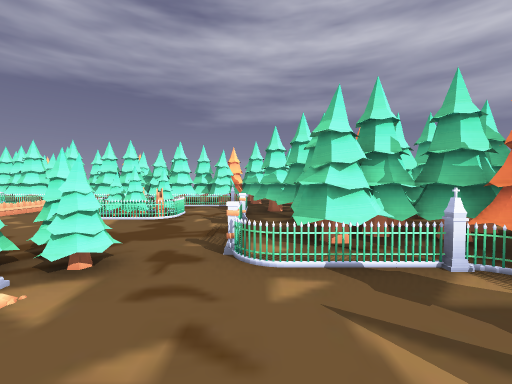
view 1 (above)

23 first-person views from a walk through a level from a Godot 3-D game. The camera is 1.5 m above the floor, tilts 2° down and sees 90° across. The floor is counted in squares, 2 m on a side. Each view is taken from the middle of a square. On the plan, view 1 faces up. The plan holds only what a view shows up to about 9 squares ahead; the rest is blank. The place goes on beyond the plan. Door leaves are left out where a doorway can be walked through.

view 2
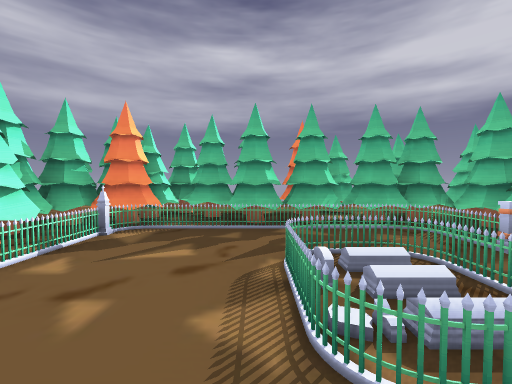

view 3
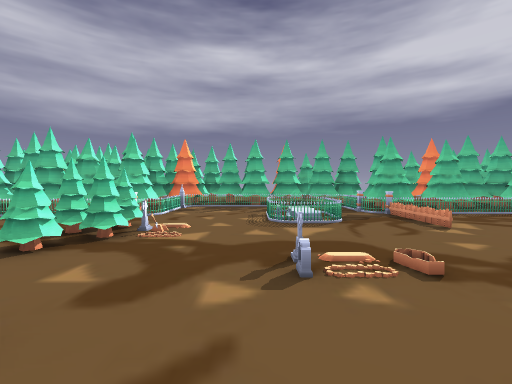

view 4
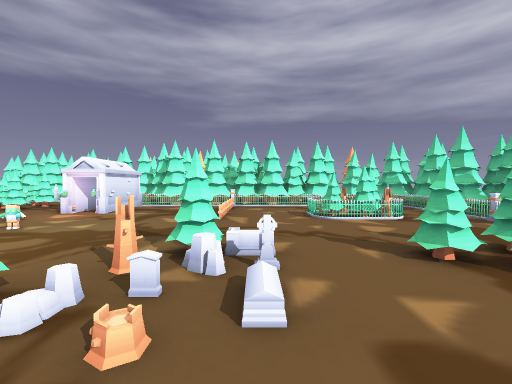

view 5
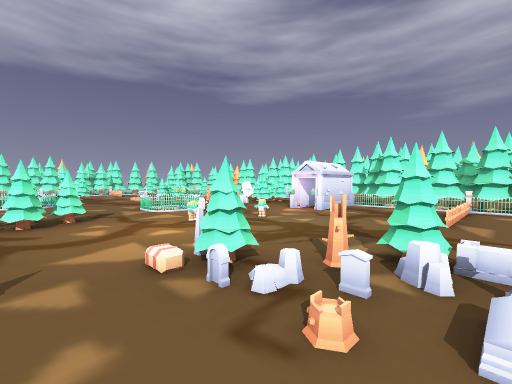

view 6
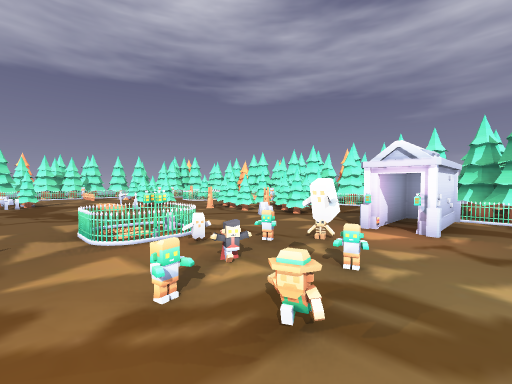

view 7
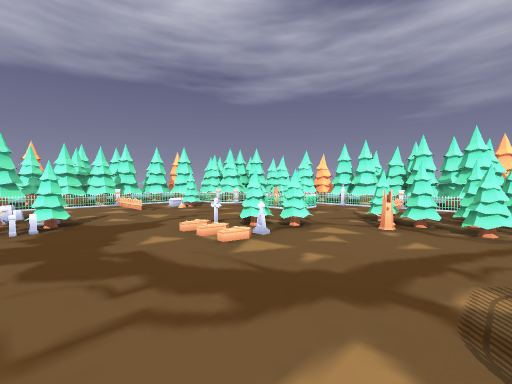

view 8
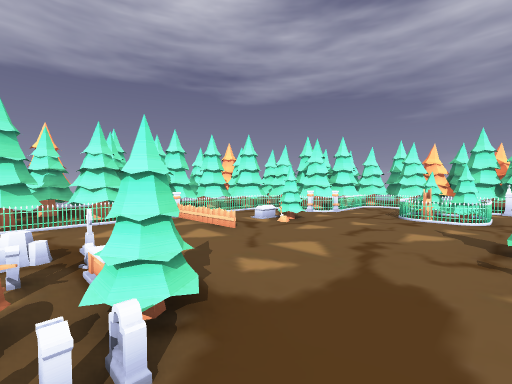

view 9
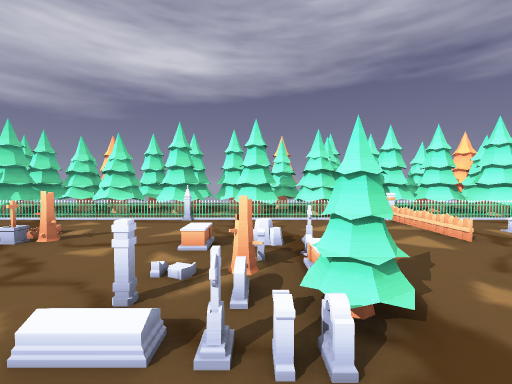

view 10
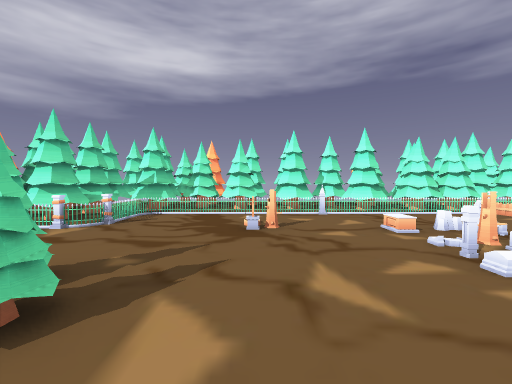

view 11
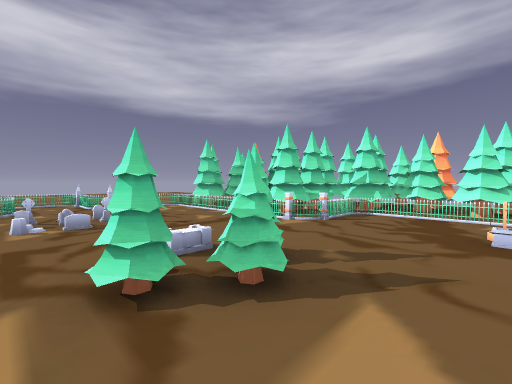

view 12
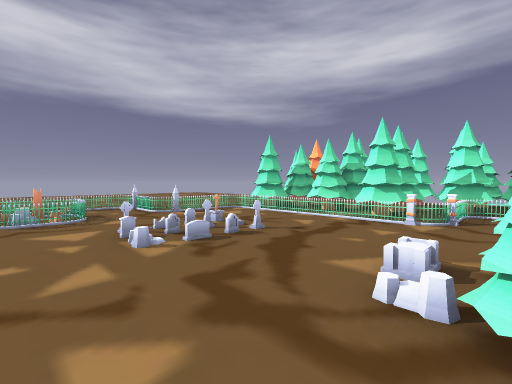

view 13
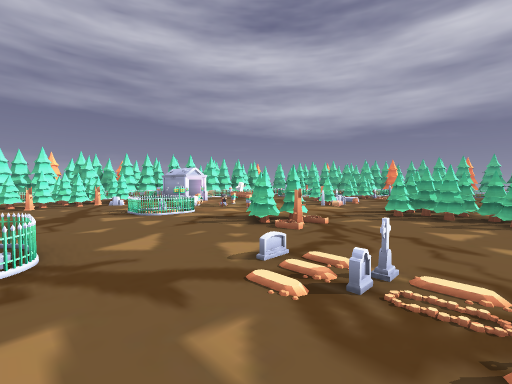

view 14
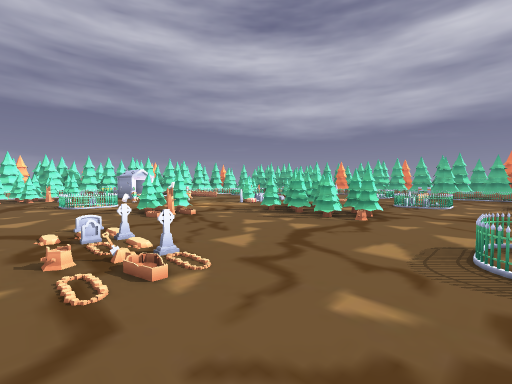

view 15
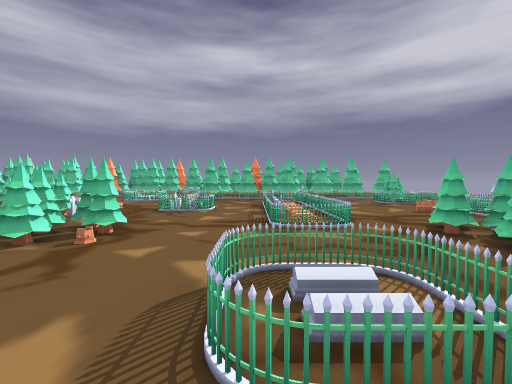

view 16
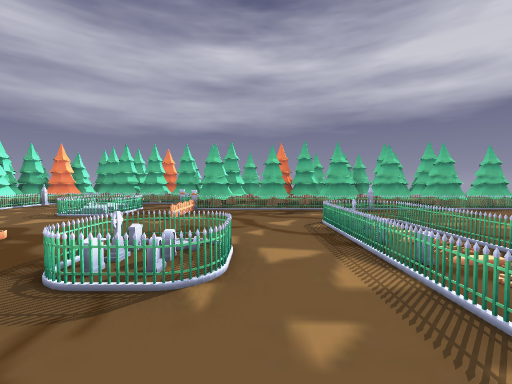

view 17
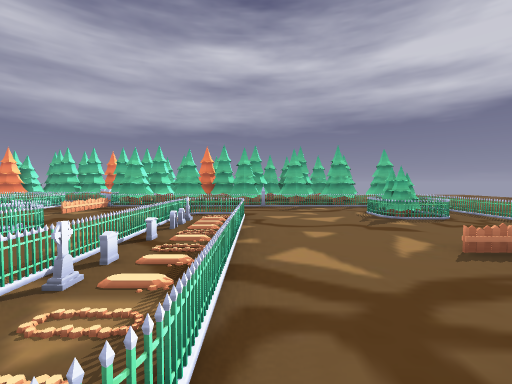

view 18
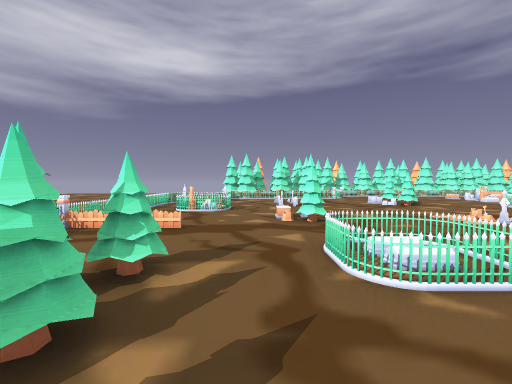

view 19
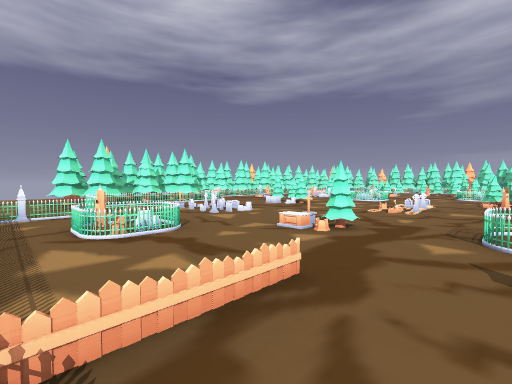

view 20
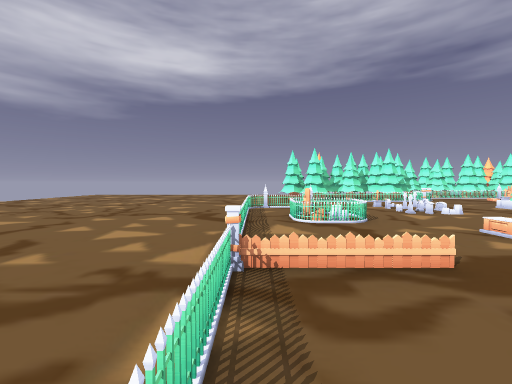

view 21
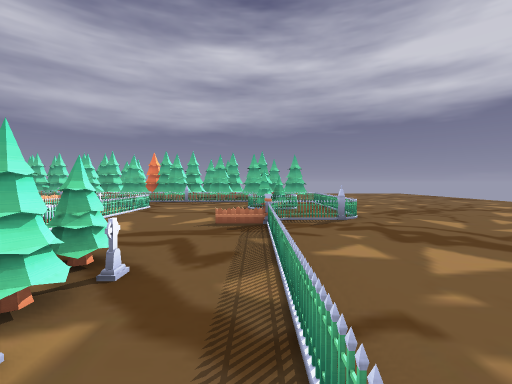

view 22
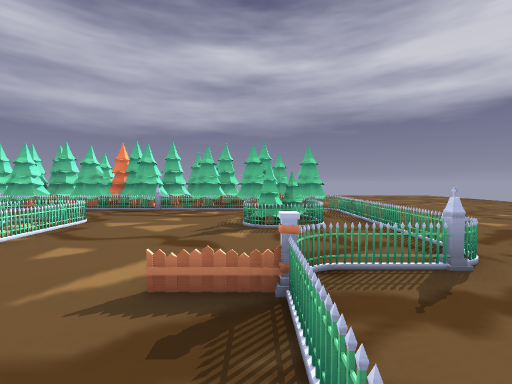

view 23
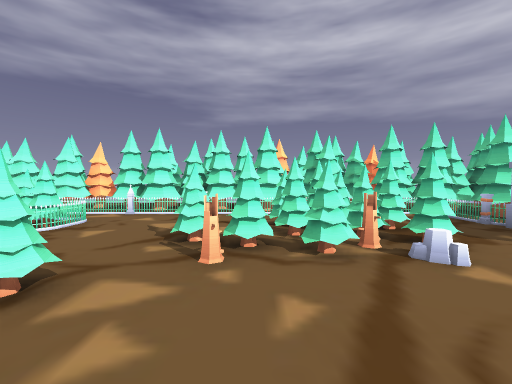

### Floor plan
Key: @ floor where view 1 was taken; # wall or solid block; . floor; D open door; = window, fence, low wall or low ledge; T pine tree; C column; R rock; M tombstone; F fence; P pillar; O other object.
Columns run from 25 left of view 1 to 5 right of it. Each row starts with its distance up from view 1.
 13         #TTTT    O
 12      #####TT#####TT
 11     ###TTTTTT##T#T #
 10     ##..C=O. ..TTT #     O
  9  ####..#.... ..CTTTTTTOO#O
  8 ##T#OOOT....TT..#..O....OT TT
  7 #TT.......#TOT..#........TTOO
  6 TTT..T...#.O.R.DD....OTTOTT
  5 TT#O.F...O.....O.........C#  #
  4 T##..........#OOO........=#T##
  3 T##..O.T.....#.OO..T..=T.C#TTTT
  2  TT..ROO..........#ORO#TO..CT#T
  1 TTTC..P..# ...#..MO....O....TTT
  0 TTT......= ..OT......O...@..TOO
 -1 T##..O..........##O#....==..TTT
 -2 T##.........O...TTTO.....O..T##
 -3 T#T....TT...O...#T.......OC#TT
 -4 #TT=CC...........T..#OM...#TT#
 -5 TTTTT.....................####
 -6 TOTTT..O=.....==..........##
 -7  OT##..OOOOOT.==..=O=OO=..#
 -8   T#T....................O#
 -9    TT=.O.OR....##T........#
-10    TT..=.O#....T.TO.......#
-11    ....C....=C.....=C..T..#
-12       ......... ....=..#..##
-13       ........   ...C....=#
-14       .......     .........

Where each view was taken, in squares from view 1:
view 1: 0 up, 0 right, facing up
view 2: 0 up, 2 left, facing right
view 3: 0 up, 6 left, facing right
view 4: 0 up, 5 left, facing up
view 5: 0 up, 5 left, facing up-left
view 6: 2 up, 8 left, facing up-left
view 7: 2 up, 13 left, facing up-left
view 8: 2 up, 17 left, facing up-left
view 9: 2 up, 17 left, facing left
view 10: 1 down, 16 left, facing left
view 11: 1 down, 16 left, facing down-left
view 12: 3 down, 15 left, facing down-left
view 13: 3 down, 15 left, facing up-right
view 14: 6 down, 14 left, facing up-right
view 15: 6 down, 12 left, facing right
view 16: 5 down, 7 left, facing right
view 17: 8 down, 8 left, facing right
view 18: 8 down, 8 left, facing left
view 19: 11 down, 11 left, facing up-left
view 20: 11 down, 10 left, facing left
view 21: 11 down, 10 left, facing right
view 22: 11 down, 7 left, facing right
view 23: 4 up, 14 left, facing up
